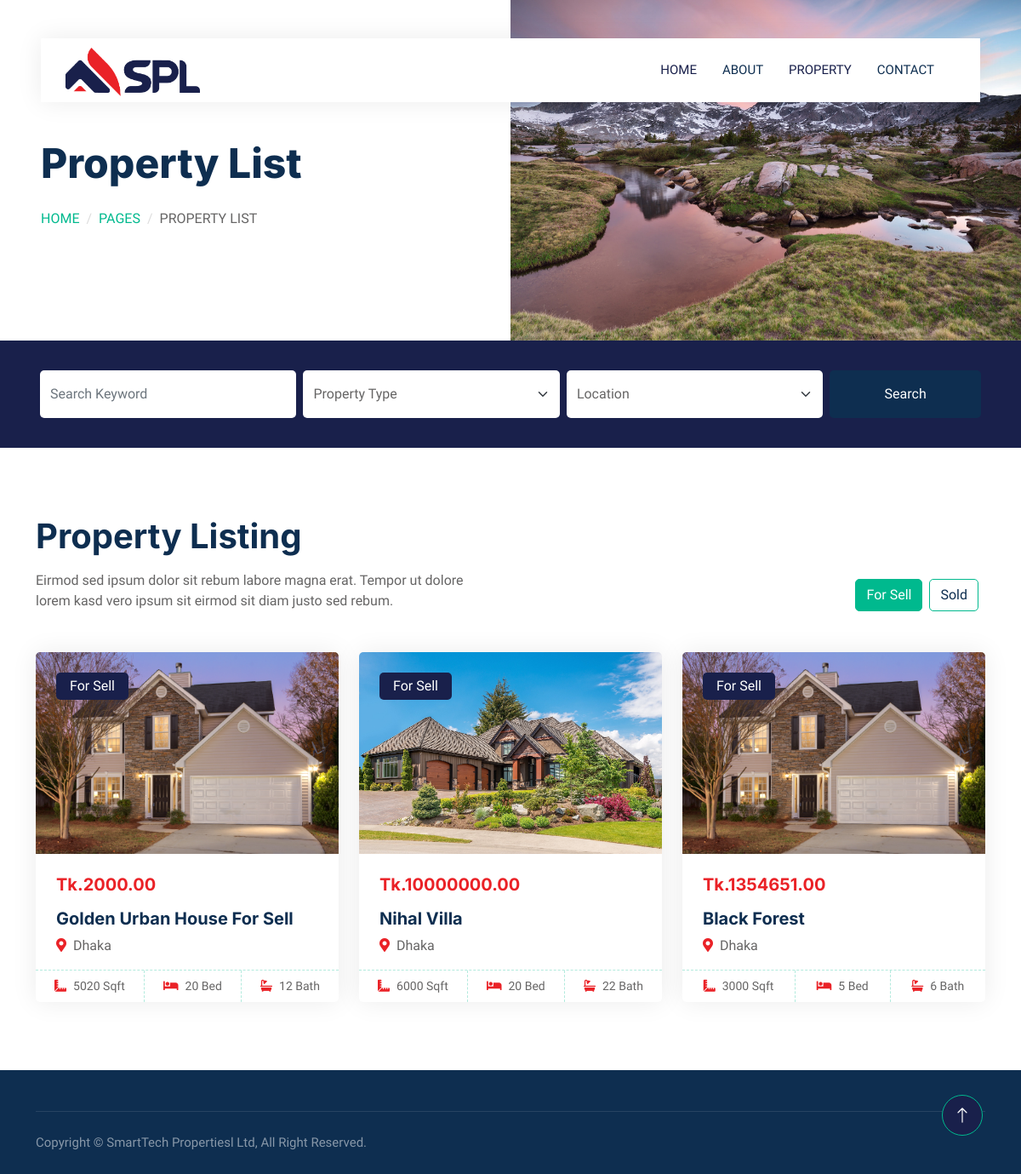
Page /property/ on the earlier database version.
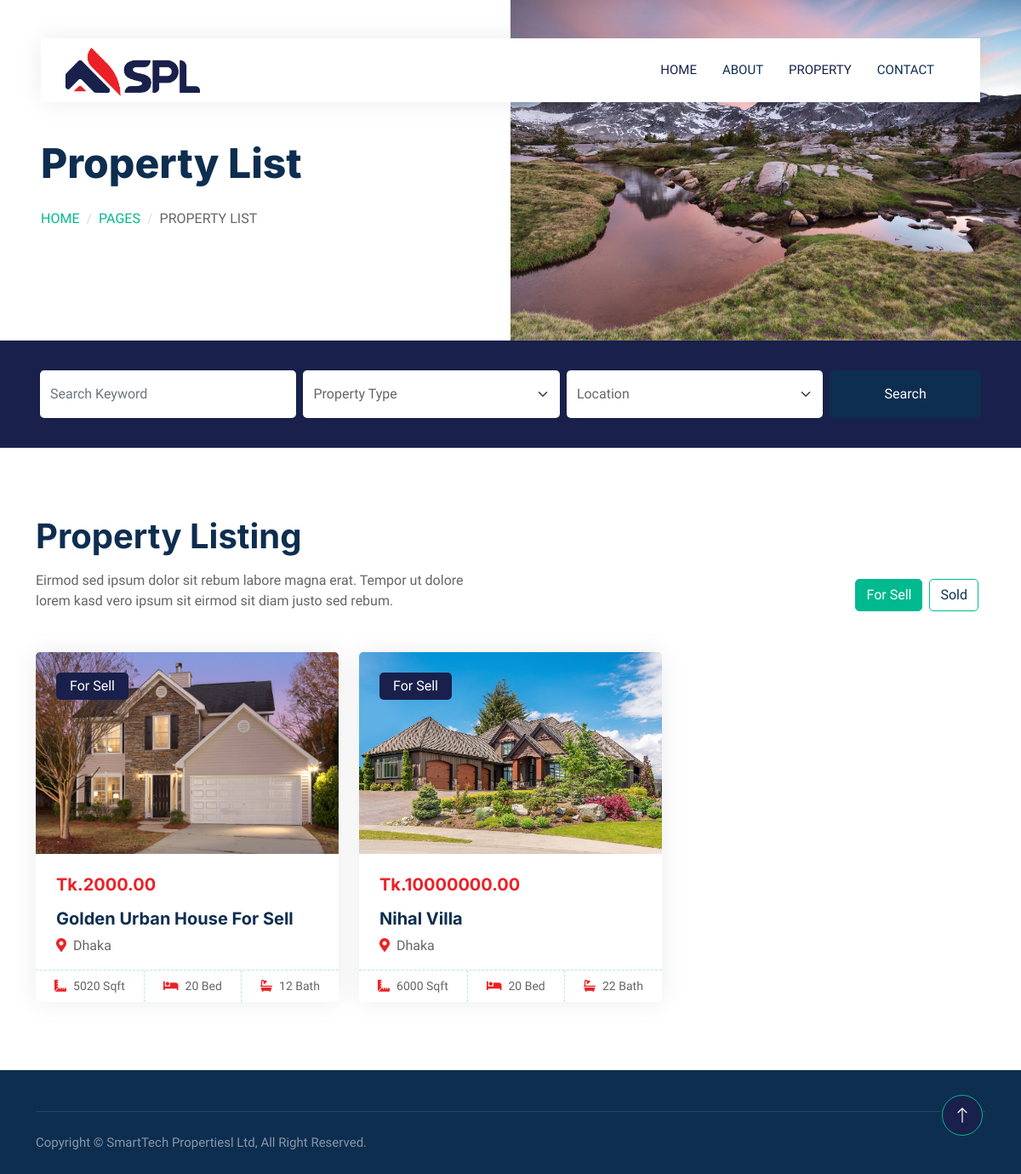
Same page on the later database version.
### properties/models.py (models this page shows, shortened)
class Property(models.Model):
    PROPERTY_TYPES = [
        ('sell', 'For Sell'),
        ('sold', 'Sold'),
    ]
    title = models.CharField(max_length=100)
    property_type = models.CharField(max_length=4, choices=PROPERTY_TYPES, default='sell')
    price = models.DecimalField(max_digits=10, decimal_places=2)
    location = models.CharField(max_length=255)
    image = models.ImageField(upload_to='property_images/')
    size_sqft = models.IntegerField()
    bedrooms = models.IntegerField()
    bathrooms = models.IntegerField()

### properties/views.py (the view)
# urls.py: path('property/', views.property, name="property"),  # Updated path with trailing slash
def property(request):
    properties = Property.objects.all()
    header_image = PropertyHeaderImage.objects.first()  # Assuming you have only one header image
    context = {
        'properties': properties,
        'header_image': header_image,
    }
    return render(request, 'properties/property-list.html', context)

### properties/templates/properties/property-list.html (shortened to what the changed rows need)
{% extends "properties/base.html" %}
{% block body %}
{% load static %}
<div class="container-fluid header bg-white p-0">
    <div class="row g-0 align-items-center flex-column-reverse flex-md-row">
        <div class="col-md-6 p-5 mt-lg-5">
            <h1 class="display-5 animated fadeIn mb-4">Property List</h1>
        </div>
    </div>
</div>
<div class="container-xxl py-5">
    <div class="container">
        <div class="row g-0 gx-5 align-items-end">
            <div class="col-lg-6">
                <div class="text-start mx-auto mb-5 wow slideInLeft" data-wow-delay="0.1s">
                    <h1 class="mb-3">Property Listing</h1>
                </div>
            </div>
        </div>
        <div class="tab-content">
            <div id="tab-1" class="tab-pane fade show p-0 active">
                <div class="row g-4">
                    {% for property in properties %}
                    {% if property.property_type == 'sell' %}
                    <div class="col-lg-4 col-md-6 wow fadeInUp" data-wow-delay="0.1s">
                        <div class="property-item rounded overflow-hidden">
                            <div class="position-relative overflow-hidden">
                                <a href=""><img class="img-fluid" src="{{ property.image.url }}" alt=""></a>
                                <div class="bg-primary rounded text-white position-absolute start-0 top-0 m-4 py-1 px-3">
                                    For Sell
                                </div>
                            </div>
                            <div class="p-4 pb-0">
                                <h5 class="text-primary mb-3">Tk.{{ property.price }}</h5>
                                <a class="d-block h5 mb-2" href="">{{ property.title }}</a>
                                <p><i class="fa fa-map-marker-alt text-primary me-2"></i>{{ property.location }}</p>
                            </div>
                            <div class="d-flex border-top">
                                <small class="flex-fill text-center border-end py-2"><i class="fa fa-ruler-combined text-primary me-2"></i>{{ property.size_sqft }} Sqft</small>
                                <small class="flex-fill text-center border-end py-2"><i class="fa fa-bed text-primary me-2"></i>{{ property.bedrooms }} Bed</small>
                                <small class="flex-fill text-center py-2"><i class="fa fa-bath text-primary me-2"></i>{{ property.bathrooms }} Bath</small>
                            </div>
                        </div>
                    </div>
                    {% endif %}
                    {% endfor %}
                </div>
            </div>
        </div>
    </div>
</div>
{% endblock %}

Differences in the rows shown:
removed Property: image (picture), price "1354651.00", title "Black Forest", location "Dhaka", size_sqft "3000", bedrooms "5", bathrooms "6"
